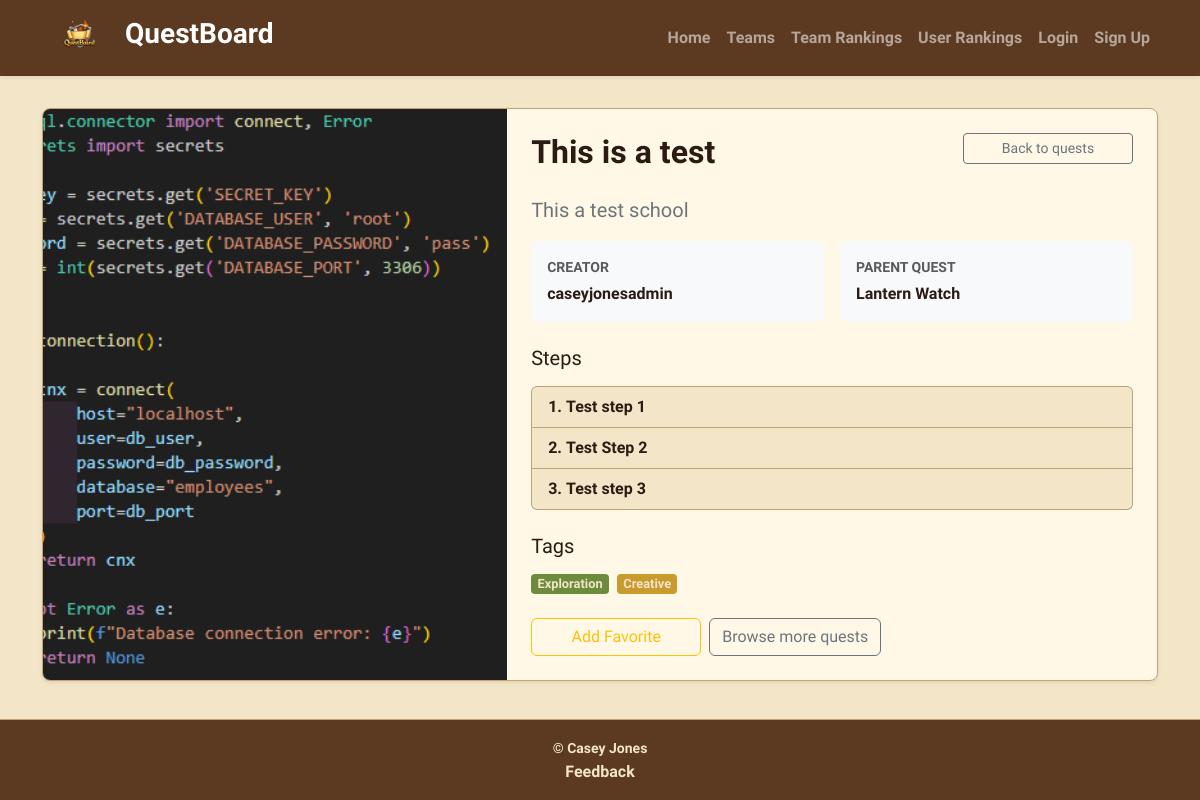
Screenshot of /quests/10/ with the database file from the repository.
### QuestBoardApp/models.py (models this page shows, shortened)
class Quest(models.Model):
    creator = models.ForeignKey(
        User, on_delete=models.CASCADE, related_name="quests_created")
    parent = models.ForeignKey(
        "self",
        on_delete=models.SET_NULL,
        null=True,
        blank=True,
        related_name="remixes"
    )
    title = models.CharField(max_length=120)
    description = models.TextField()
    image = models.ImageField(
        upload_to="quest_images/", blank=True, null=False)
    created_at = models.DateTimeField(auto_now_add=True)
    tags = models.ManyToManyField(Tag, blank=True, related_name="quests")

class QuestStep(models.Model):
    quest = models.ForeignKey(
        Quest, on_delete=models.CASCADE, related_name="steps")
    order = models.PositiveIntegerField()
    instruction = models.TextField()
    class Meta:
        ordering = ["order"]
        constraints = [
            models.UniqueConstraint(fields=["quest", "order"], name="unique_step_order_per_quest")]

class Tag(models.Model):
    name = models.CharField(max_length=40, unique=True)

### QuestBoardApp/views.py (the view, shortened to what this page needs)
# urls.py: path("quests/<int:pk>/", views.QuestDetailView.as_view(), name="quest_detail"),
class QuestDetailView(DetailView):
    model = Quest
    template_name = "QuestBoardApp/quest_detail.html"
    context_object_name = "quest"
    def get_context_data(self, **kwargs):
        context = super().get_context_data(**kwargs)
        user = self.request.user
        quest = self.object
        context["favorites"] = self.request.session.get("favorites", [])
        participation = None
        completed_step_ids = []
        context["participation"] = participation
        context["completed_step_ids"] = completed_step_ids
        return context

### QuestBoardApp/templates/QuestBoardApp/quest_detail.html (shortened to what this page needs)
{% extends 'base.html' %}
{% block content %}
  <div class="card shadow-sm overflow-hidden mt-4 quest-detail-card">
    <div class="row g-0">
      {% if quest.image %}
        <div class="col-lg-5">
          <img src="{{ quest.image.url }}" alt="{{ quest.title }}" class="img-fluid h-100 w-100" />
        </div>
      {% endif %}
      <div class="col">
        <div class="card-body p-4">
          <div class="d-flex flex-column flex-md-row justify-content-between align-items-start gap-3 mb-3">
            <div>
              <h1 class="card-title fs-2 mb-2">{{ quest.title }}</h1>
            </div>
            <a href="{% url 'index' %}" class="btn btn-outline-secondary btn-sm">Back to quests</a>
          </div>
          <p class="lead text-secondary">{{ quest.description }}</p>
          <div class="row row-cols-1 row-cols-md-2 g-3 mb-4">
            <div class="col">
              <div class="bg-light rounded-3 p-3 h-100">
                <p class="mb-1 text-uppercase text-muted small">Creator</p>
                <p class="mb-0 fw-semibold">{{ quest.creator }}</p>
              </div>
            </div>
            {% if quest.parent %}
              <div class="col">
                <div class="bg-light rounded-3 p-3 h-100">
                  <p class="mb-1 text-uppercase text-muted small">Parent quest</p>
                  <p class="mb-0 fw-semibold">{{ quest.parent.title }}</p>
                </div>
              </div>
            {% endif %}
          </div>
          <div class="mb-4">
            <h3 class="h5 mb-3">Steps</h3>
            {% if quest.steps.all %}
              <ol class="list-group list-group-numbered">
                {% for step in quest.steps.all %}
                  <li class="list-group-item d-flex gap-1 align-items-center">
                    <div>{{ step.instruction }}</div>
                  </li>
                {% endfor %}
              </ol>
            {% else %}
              <p class="text-muted mb-0">No steps have been added yet.</p>
            {% endif %}
          </div>
          <div class="mb-4">
            <h3 class="h5 mb-3">Tags</h3>
            {% if quest.tags.all %}
              <div class="d-flex flex-wrap gap-2">
                {% for tag in quest.tags.all %}
                  <span class="badge {{ tag.name|lower }}">{{ tag.name }}</span>
                {% endfor %}
              </div>
            {% else %}
              <span class="text-muted">No tags</span>
            {% endif %}
          </div>
          <div class="d-flex flex-wrap gap-2">
            <form method="post" action="{% url 'toggle_favorite' quest.pk %}">
              <button type="submit" class="btn btn-outline-warning">
                {% if quest.pk in favorites %}
                  Remove Favorite
                {% else %}
                  Add Favorite
                {% endif %}
              </button>
            </form>
            <a href="{% url 'index' %}" class="btn btn-outline-secondary">Browse more quests</a>
          </div>
        </div>
      </div>
    </div>
  </div>
{% endblock %}

### QuestBoardApp/static/QuestBoardApp/styles.css (style rules this page uses)
:root { --bs-primary: #8b5e3c; --bs-secondary: #5c3a21; --bs-success: #6c8b3c; --bs-danger: #9c2f2f; --bs-warning: #c99a2e; --bs-info: #7b6a4f; --bs-light: #f3e5c8; --bs-dark: #2c1b12; --bs-body-bg: #f3e5c8; --bs-body-color: #2c1b12; --bs-border-color: #c4a373; }
body { background-color: var(--bs-body-bg); color: var(--bs-body-color); background-image: url('/static/QuestBoardApp/parchment-paper.png'); background-size: contain; font-family: "Macondo", cursive; font-weight: 700; }
.card { background-color: #fff8e7; border: 1px solid #c4a373; border-radius: 8px; }
.card-title { font-weight: bold; }
.badge { font-size: 0.8em; padding: 0.25em 0.5em; border-radius: 4px; }
.exploration { background-color: #6c8b3c; color: #f3e5c8; }
.creative { background-color: #c99a2e; color: #f3e5c8; }

### QuestBoardApp/static/QuestBoardApp/quest-details.css (style rules this page uses)
.quest-detail-card img { object-fit: cover; }
.quest-detail-card .btn { min-width: 170px; }

### rows the page displays
Quest: image (picture), title "This is a test", description "This a test school", creator "caseyjonesadmin", parent "Lantern Watch"
QuestStep: instruction "Test step 1"
QuestStep: instruction "Test Step 2"
QuestStep: instruction "Test step 3"
Tag: name "Exploration"
Tag: name "Creative"
